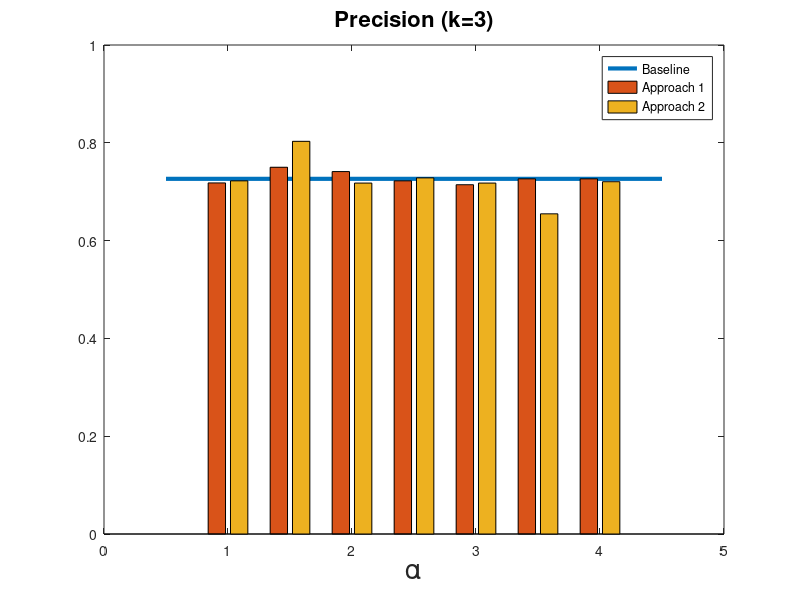

This figure's MATLAB source: (Note: this script raises an error after producing the figure.)
load('allres');
alpha_vals = 1:0.5:4;

for k=3:3
    db = [];
    d1 = [];
    d2 = [];
    for aix = 1:length(alpha_vals)
        db = [db; allres{k, aix}.prf_base];
        d1 = [d1; allres{k, aix}.prf_ours1];
        d2 = [d2; allres{k, aix}.prf_ours2];
    end
    
    figure
    plot([0.5;4.5], db(1:2,1), 'LineWidth',3);
    ylim([0,1]);
    hold on
    bar(alpha_vals, [d1(:,1),d2(:,1)]);
    xlabel('\alpha', 'FontSize', 20);
    title(strcat('Precision (k=',num2str(k),')'), 'FontSize', 16);
    lgd = legend('Baseline', 'Approach 1', 'Approach 2');
    lgd.FontSize = 12;
    
    figure
    plot([0.5;4.5], db(1:2,2), 'LineWidth',3);
    ylim([0,1]);
    hold on
    bar(alpha_vals, [d1(:,2),d2(:,2)]);
    xlabel('\alpha', 'FontSize', 20);
    title(strcat('Recall (k=',num2str(k),')'), 'FontSize', 16);
    lgd = legend('Baseline', 'Approach 1', 'Approach 2');
    lgd.FontSize = 12;
    
    figure
    plot([0.5;4.5], db(1:2,3), 'LineWidth',3);
    ylim([0,1]);
    hold on
    bar(alpha_vals, [d1(:,3),d2(:,3)]);
    xlabel('\alpha', 'FontSize', 20);
    title(strcat('F-score (k=',num2str(k),')'), 'FontSize', 16);
    lgd = legend('Baseline', 'Approach 1', 'Approach 2');
    lgd.FontSize = 12;
    
end

